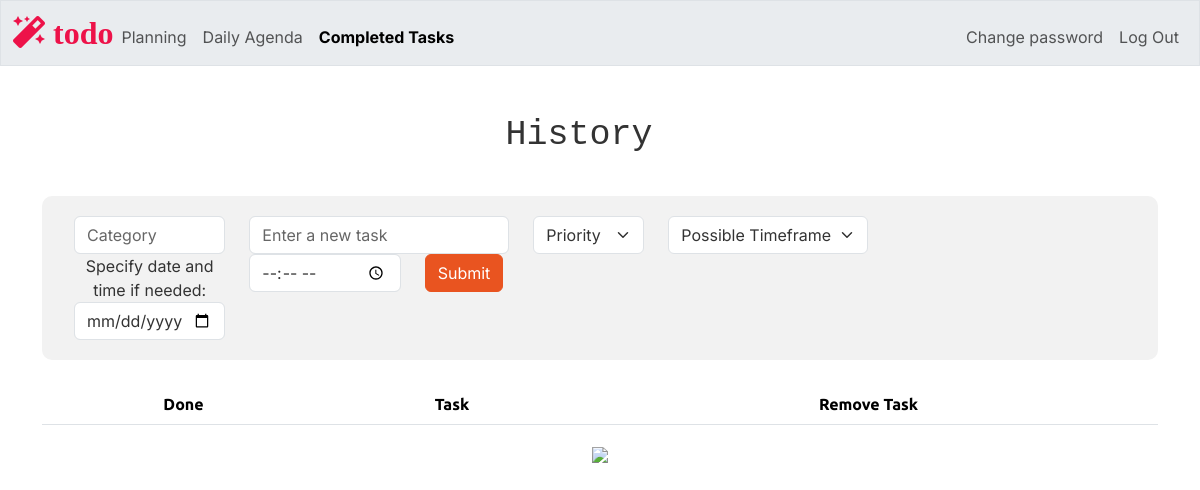
Page /completed (signed in) on the earlier database version.
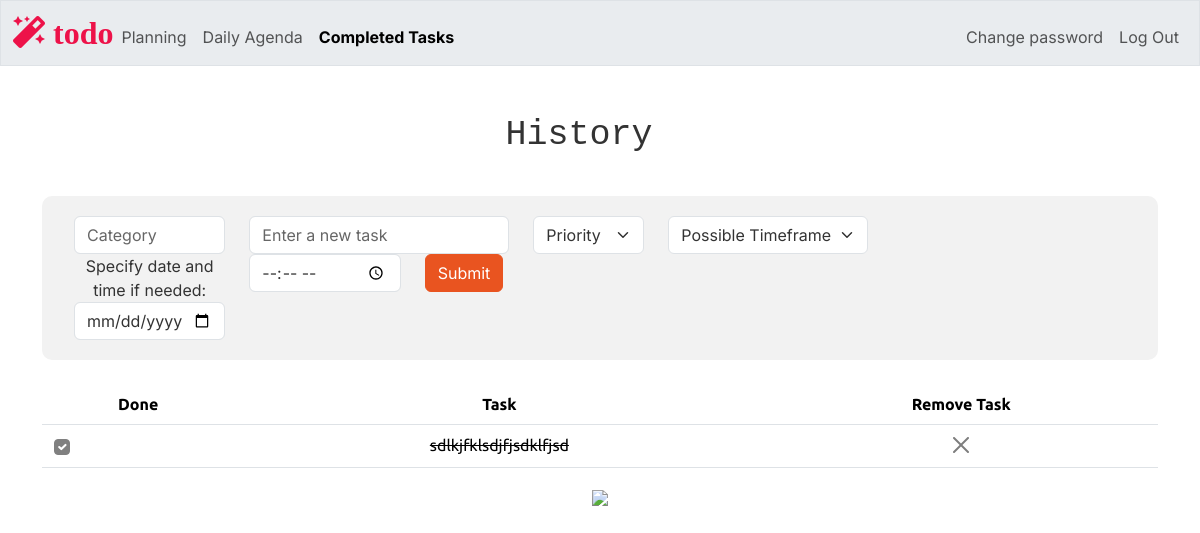
Same page on the later database version.
### tables this page shows
CREATE TABLE tasks (
    id INTEGER PRIMARY KEY AUTOINCREMENT NOT NULL,
    users_id INTEGER NOT NULL,
    category TEXT NOT NULL,
    task TEXT NOT NULL,
    timeframe TEXT,
    priority TEXT,
    completion INTEGER DEFAULT 0,
    date DATE,
    time TIME,
    FOREIGN KEY (users_id) REFERENCES users(id)
);

### app.py (the view)
@app.route("/completed", methods=["GET", "POST"])
@login_required
def completed():
    users_id = session["user_id"]
    tasks = db.execute("SELECT id, category, task, completion FROM tasks WHERE users_id =? AND completion = 1", users_id)
    welcome_message_h1 = "History "
    return render_template("completed.html", tasks=tasks, welcome_message_h1 = welcome_message_h1, current_page="completed")

### app.py (called while the page is built)
@app.after_request
def after_request(response):
    response.headers["Cache-Control"] = "no-cache, no-store, must-revalidate"
    response.headers["Expires"] = 0
    response.headers["Pragma"] = "no-cache"
    return response

### helpers.py (called while the page is built)
def login_required(f):
    @wraps(f)
    def decorated_function(*args, **kwargs):
        if session.get("user_id") is None:
            return redirect("/login")
        return f(*args, **kwargs)
    return decorated_function

### templates/completed.html (shortened to what this page needs)
{% extends "layout.html" %}
{% block main %}
    <table class="table">
        <thead>
            <tr>
                <th> Done </th>
                <th> Task </th>
                <th> Remove Task </th>
            </tr>
        </thead>
        <tbody>
            {% for task in tasks %}
                <tr id="todo_row_{{ task.id }}" >
                    <td class="align-middle">
                        <div class="d-flex align-items-center " >
                            <div class=" col-auto d-flex justify-content-center align-items-center form-check" >
                                <input class="form-check-input completion-checkbox"
                                        type="checkbox"
                                        id="completion_{{ task.id }}"
                                        name="task_completion"
                                        data-task-id="{{ task.id }}"
                                        data-completion="{{ task.completion}}"
                                        {% if task.completion == 1 %}checked{% endif %}
                                        onchange="updateTaskStatus(this)"
                                        style="background-color: gray; border-color: gray;">
                            </div>
                        </div>
                    </td>
                    <td style="text-decoration: line-through;">{{ task.task }}</td>
                    <td>
                        <button class="btn-close" onclick="delete_task({{ task.id }})"></button>
                    </td>
                </tr>
            {% endfor %}
        </tbody>
    </table>
    <img src="/static/completed.png" class="wide-image">
{% endblock %}

Differences in the rows shown:
now on this page (row edited): tasks: completion "☑", task "sdlkjfklsdjfjsdklfjsd"
